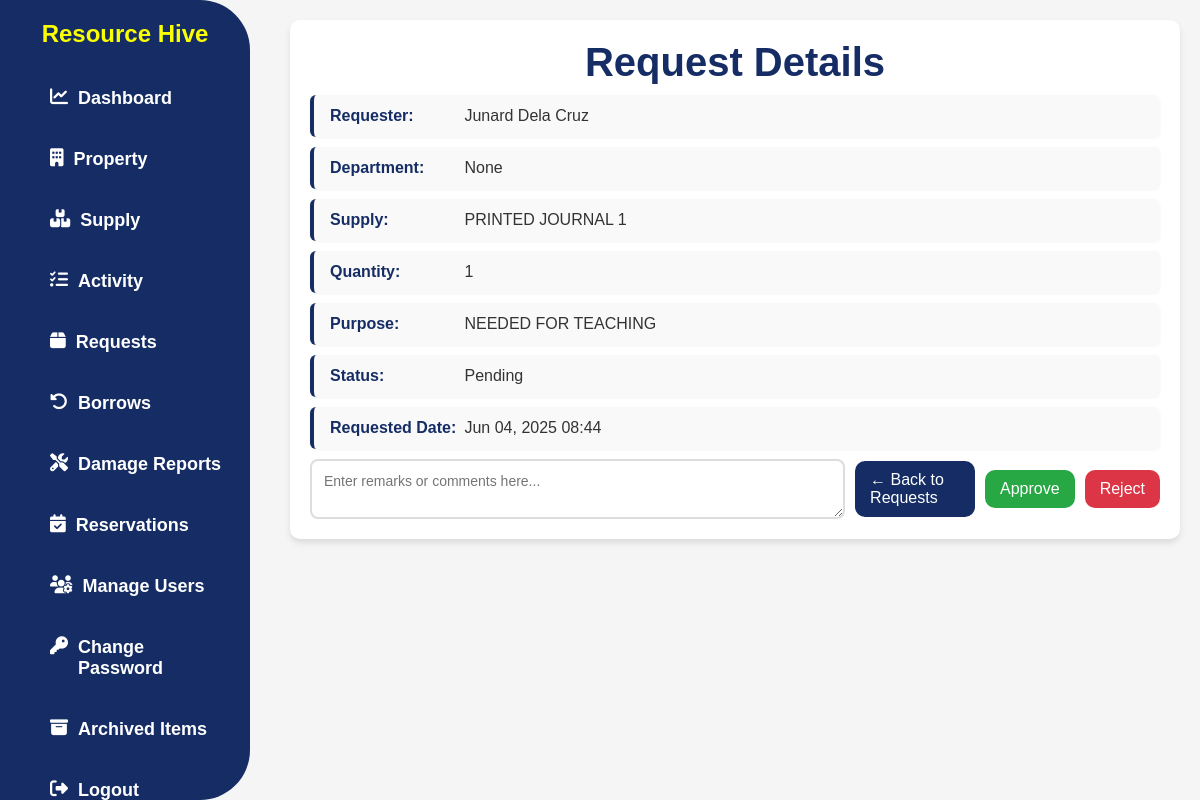
/request/51/, run on an earlier commit of the app's database.
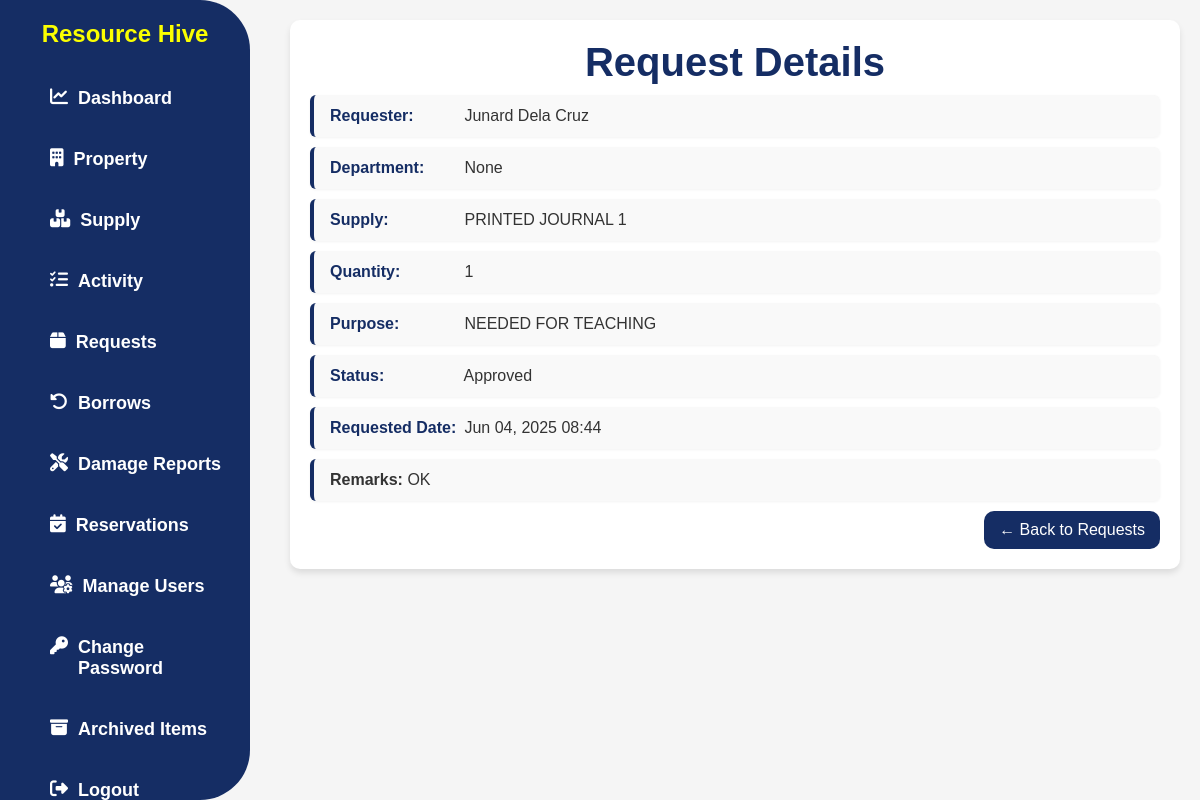
And on a later commit of the database.
### app/models.py (models this page shows, shortened)
class SupplyRequest(models.Model):
    STATUS_CHOICES = [
        ('pending', 'Pending'),
        ('approved', 'Approved'),
        ('rejected', 'Rejected'),
    ]
    user = models.ForeignKey(User, on_delete=models.CASCADE)
    supply = models.ForeignKey(Supply, on_delete=models.CASCADE)
    quantity = models.PositiveIntegerField()
    request_date = models.DateTimeField(auto_now_add=True)
    purpose = models.TextField()
    approved_date = models.DateTimeField(null=True, blank=True)
    status = models.CharField(max_length=20, choices=STATUS_CHOICES, default='pending')
    remarks = models.TextField(blank=True, null=True)

class UserProfile(models.Model):
    user = models.OneToOneField(User, on_delete=models.CASCADE)
    ROLE_CHOICES = [
        ('ADMIN', 'ADMIN'),
        ('USER', 'USER'),
    ]
    role = models.CharField(max_length=20, choices=ROLE_CHOICES)
    department = models.ForeignKey(Department, on_delete=models.SET_NULL, null=True, blank=True)
    phone = models.CharField(max_length=20, blank=True, null=True)

class Supply(models.Model):
    STATUS_CHOICES = [
        ('low_stock', 'Low Stock'),
        ('out_of_stock', 'Out of Stock'),
        ('available', 'Available'),
    ]
    supply_name = models.CharField(max_length=255)
    category = models.ForeignKey(SupplyCategory, on_delete=models.SET_NULL, null=True, blank=True)
    subcategory = models.ForeignKey(SupplySubcategory, on_delete=models.SET_NULL, null=True, blank=True)
    description = models.TextField(blank=True, null=True)
    barcode = models.CharField(max_length=100, unique=True, null=True, blank=True)
    available_for_request = models.BooleanField(default=True)
    date_received = models.DateField()
    expiration_date = models.DateField(null=True, blank=True)
    last_updated = models.DateTimeField(auto_now=True)
    is_archived = models.BooleanField(default=False)
    class Meta:
        permissions = [
            ("view_admin_dashboard", "Can view  admin dashboard"),
            ("view_checkout_page", "Can view checkout page"),
            ("view_user_dashboard", "Can view user dashboard"), #user side permissions
            ("view_user_module", "Can view user module"),
            ("view_admin_module", "Can view admin module"),
        ]

### app/views.py (the view, shortened to what this page needs)
# urls.py: path('request/<int:pk>/', request_detail, name='request_detail'),
def request_detail(request, pk):
    request_obj = get_object_or_404(SupplyRequest, pk=pk)
    return render(request, 'app/request_details.html', {'request_obj': request_obj})

### app/templates/app/request_details.html (shortened to what this page needs)
{% load static %}
<!DOCTYPE html>
<html>
<head>
  <link rel="stylesheet" href="{% static 'css/style.css' %}" />
    <link
    rel="stylesheet"
    href="https://cdnjs.cloudflare.com/ajax/libs/font-awesome/6.4.2/css/all.min.css"
  />
</head>
<body>
  {% include 'app/navbar.html' %}
  <div class="content">
    <div class="details-p">
      <h2 class="h2title">Request Details</h2>
        <p><span>Requester:</span>
        {% with request_obj.user.first_name as first_name %}
        {% with request_obj.user.last_name as last_name %}
            {% if first_name or last_name %}
            {{ first_name }} {{ last_name }}
            {% else %}
            {{ request_obj.user.username }}
            {% endif %}
        {% endwith %}
        {% endwith %}
        </p>
      <p><span>Department:</span> {{ request_obj.user.userprofile.department }}</p>
      <p><span>Supply:</span> {{ request_obj.supply.supply_name }}</p>
      <p><span>Quantity:</span> {{ request_obj.quantity }}</p>
      <p><span>Purpose:</span> {{ request_obj.purpose }}</p>
      <p><span>Status:</span> {{ request_obj.get_status_display }}</p>
      <p><span>Requested Date:</span> {{ request_obj.request_date|date:"M d, Y H:i" }}</p>
{% if request_obj.status == 'pending' %}
<form method="post" class="stat-button">
  <textarea name="remarks" placeholder="Enter remarks or comments here..." required></textarea>
   <a href="{% url 'user_supply_requests' %}" class="btn-back">← Back to Requests</a>
  <button type="submit" name="action" value="approve" class="btn-approve">Approve</button>
  <button type="submit" name="action" value="rejected" class="btn-reject">Reject</button>
</form>
{% else %}
<p><strong>Remarks:</strong> {{ request_obj.remarks }}</p>
<form class="stat-button">
<a href="{% url 'user_supply_requests' %}" class="btn-back">← Back to Requests</a>
</form>
{% endif %}
  </div>
</body>
</html>

What changed in the data, as far as the page shows it:
changed SupplyRequest "NEEDED FOR TEACHING": status "Pending" → "Approved"; remarks (not shown) → "OK"
Also different on the page:
text no longer shown: "Approve Reject"
text now shown: "Remarks:"
